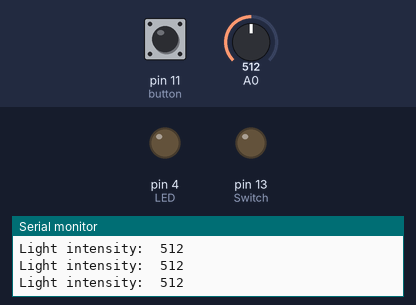
Bench run of a sketch on a simulated Arduino Uno, built with avr-gcc and run on an emulated ATmega328P. Shown: output pins drawn as LEDs (lit = HIGH), the last lines printed to the serial monitor. The inputs (shaded band) are chosen by the test bench; at power-on: pin 11 (button) HIGH, A0 = 512.

Above: at 1.3 s.
1.4 s: pin 11 (button) pulled LOW for 0.65 s
At 1.9 s:
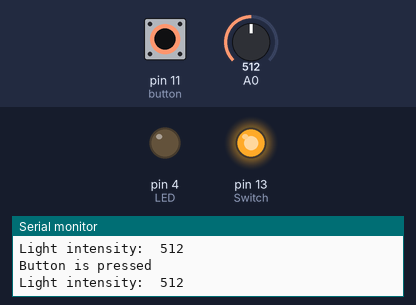
3.8 s: A0 set to 52
5.3 s: A0 set to 46
At 6.6 s:
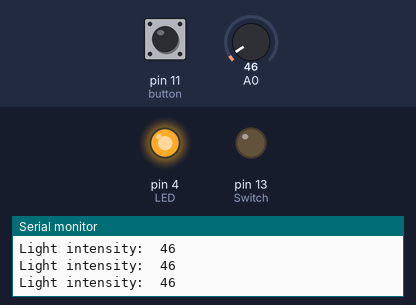
6.9 s: pin 11 (button) pulled LOW for 1 s
At 7.6 s:
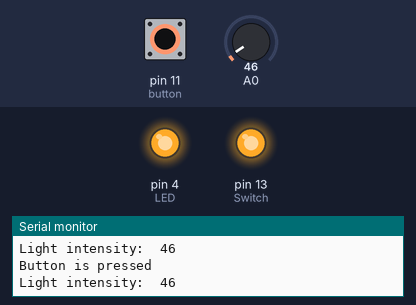
9.9 s: pin 11 (button) pulled LOW for 3.2 s
At 14.1 s:
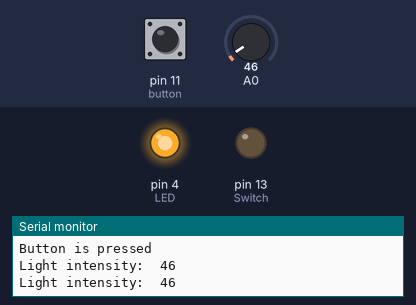
15.1 s: A0 set to 122
At 16.2 s:
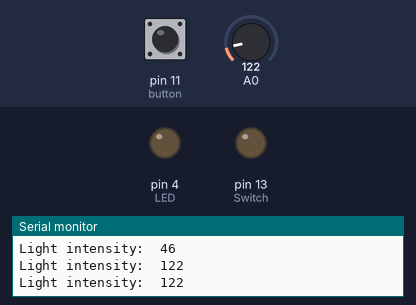
Timing chart, 0 to 17.7 s (numbered marks = the images above; inputs shaded):
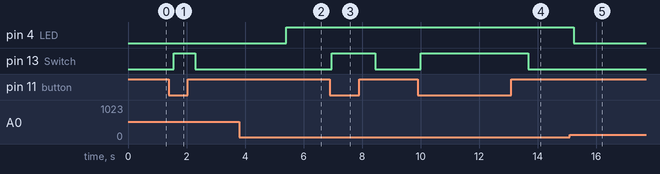

The sketch:

uart.ino
```cpp
#if !defined(__AVR_ATmega328P__)
#include <avr/iom328p.h>
#endif

#include "Uart.h"

#define _BV(bit) (1 << (bit))
#define bit_is_set(sfr, bit) (_SFR_BYTE(sfr) & _BV(bit))
#define bit_is_clear(sfr, bit) (!(_SFR_BYTE(sfr) & _BV(bit)))
#define loop_until_bit_is_set(sfr, bit) do { } while (bit_is_clear(sfr, bit))
#define loop_until_bit_is_clear(sfr, bit) do { } while (bit_is_set(sfr, bit))


void Uart_Init(void) {

    Uart_SetBaudRate(9600);

    /* Enable USART transmitter/receiver */
    UCSR0B = (1 << TXEN0) | (1 << RXEN0);

    /* 8 data bits, 1 stop bit */
    UCSR0C = (1 << UCSZ01) | (1 << UCSZ00);
}

void Uart_SetBaudRate(unsigned short BuadRate)
{
    unsigned short UBBR = ( (F_CPU / 16) /  BuadRate ) - 1;
    UBRR0L = (UBBR & 0xFF);
    UBRR0H = (( UBBR >> 8 ) & 0xFF);
}


void Uart_SendChar(unsigned char DataByte)
{
    // Wait until Write buffer is empty
    while ( ! (UCSR0A & ( 1 << UDRE0)) );
    UDR0 = DataByte;
}

unsigned char Uart_ReadData(void) {
    // Wait until data is received
    while ( ! (UCSR0A & ( 1 << RXC0)) );
    return UDR0;
}

void Uart_SendString(const char DataString[], unsigned char Size){
    int i;
    for (i=0; DataString[i]; i++)
    {
        Uart_SendChar(DataString[i]);
    }
}
```

App.ino
```cpp
#include <avr/io.h>
#include <util/delay.h>
#include "uart.h"
#include "adc.h"

int main(void){
  init();
  unsigned char buffer[4] ;                          // Creating an array to be used later on in the itoa function
  while(1)
  {
    int ldr_value = Adc_ReadChannel(0);              // Reading the LDR value

    // Light detecting

    if(ldr_value < 50){                              // If there is no light on the LDR (more sensitve to light)
      PORTD = PORTD | (1 << 4);                      // LED stays turned on

    }
    else{
      PORTD &= ~(1 << 4);                            // LED turns off
    }

    // Using the button to control the light detection sensitivity

    if((PINB & (1 << 3))!= 0)                        // if button not pressed
    {
      PORTB = PORTB & ~(1 << 5);                     // Switch OFF LED to indicate that the button is not pressed

    }
    else{
      if(ldr_value < 300){                           // If there is no light on the LDR (less sesitive to light)
        PORTD = PORTD | (1 << 4);                    // LED stays turned on
        }
      else{
      PORTD &= ~(1 << 4);                            // LED turns off
      }


      PORTB = PORTB | (1 << 5);                      // Switch ON LED to indicate the button is pressed

      // Sending message to indicate the button is pressed

      Uart_SendChar('B' );
      Uart_SendChar('u');
      Uart_SendChar('t');
      Uart_SendChar('t');
      Uart_SendChar('o');
      Uart_SendChar('n');
      Uart_SendChar(' ');
      Uart_SendChar('i');
      Uart_SendChar('s');
      Uart_SendChar(' ');
      Uart_SendChar('p');
      Uart_SendChar('r');
      Uart_SendChar('e');
      Uart_SendChar('s');
      Uart_SendChar('s');
      Uart_SendChar('e');
      Uart_SendChar('d');
      Uart_SendChar('\n');
      _delay_ms(200);

    }


      itoa(ldr_value, buffer, 10);                   //itoa function to covert numbers from the ldr_value to a string

      // Representing and showing the light intensity in numbers

      Uart_SendChar('L');
      Uart_SendChar('i');
      Uart_SendChar('g');
      Uart_SendChar('h');
      Uart_SendChar('t');
      Uart_SendChar(' ');
      Uart_SendChar('i');
      Uart_SendChar('n');
      Uart_SendChar('t');
      Uart_SendChar('e');
      Uart_SendChar('n');
      Uart_SendChar('s');
      Uart_SendChar('i');
      Uart_SendChar('t');
      Uart_SendChar('y');
      Uart_SendChar(':');
      Uart_SendChar('\t');
      Uart_SendString(buffer,3);
      Uart_SendChar('\n');
      _delay_ms(500);

  }

}

void init(){
  Uart_Init();
  Adc_Init();
  DDRC = 0x00;                // Make port C input
  DDRD = DDRD | (1 << 4);     // Make PD4 output


  DDRB = DDRB | (1 << 5);     // Make PB5 output
  DDRB = DDRB & ~(1 << 3);    // Make PB3 input
  PORTB = PORTB | (1 << 3);   // Activate pull up resistance

}
```

adc.h
```cpp
#ifndef __ADC__
#define __ADC__

void Adc_Init(void);

unsigned short Adc_ReadChannel(unsigned char channel);

#endif
```

adc.ino
```cpp
#include "Adc.h"

void Adc_Init(void)
{
    // AREF = AVcc
    ADMUX = (1<<REFS0);

    // ADC Enable and prescaler of 128
    // 16000000/128 = 125000
    ADCSRA = (1<<ADEN)|(1<<ADPS2)|(1<<ADPS1)|(1<<ADPS0);
}

unsigned short Adc_ReadChannel(unsigned char ch)
{

  // select the corresponding channel 0~7
  // ANDing with ’7′ will always keep the value
  // of ‘ch’ between 0 and 7
  ch &= 0b00000111;  // AND operation with 7
  ADMUX = (ADMUX & 0xF8)|ch; // clears the bottom 3 bits before ORing

  // start single convertion
  // write ’1′ to ADSC
  ADCSRA |= (1<<ADSC);

  // wait for conversion to complete
  // ADSC becomes ’0′ again
  // till then, run loop continuously
  while(ADCSRA & (1<<ADSC));

  return (ADC);

}
```

uart.h
```cpp
#ifndef __UART__
#define __UART__

void Uart_Init(void);

void Uart_SetBaudRate(unsigned short BuadRate);

void Uart_SendChar(unsigned char DataByte);

unsigned char Uart_IsDataAvailable(void);

unsigned char Uart_ReadData();

void Uart_SendString(unsigned char DataString[]);

#endif
```

Dio.ino
```cpp
#include <avr/io.h>

#define SetBit(Reg,Pin) (Reg|=(1<<Pin))
#define ClearBit(Reg,Pin) (Reg&=~(1<<Pin))
#define GetBit(Reg,Pin) (Reg&(1<<Pin))

void Dio_SetPinDirection(unsigned char DDRX,unsigned char Pin,unsigned char Direction){
  switch(DDRX)
  {
     case'B':
     if(Direction==1)
     {
       SetBit(DDRB,Pin);
     }
     else{
       ClearBit(DDRB,Pin);
     }
      break;
        case'C':
     if(Direction==1)
     {
       SetBit(DDRC,Pin);
     }
     else{
       ClearBit(DDRC,Pin);
     }
      break;
      case'D':
     if(Direction==1)
     {
       SetBit(DDRD,Pin);
     }
     else{
       ClearBit(DDRD,Pin);
     }
      break;
  }
}

void Dio_SetPortDirection(unsigned char PORTX,unsigned char Pin,unsigned char Direction){
  switch(PORTX)
  {
     case'B':
     if(Direction==1)
     {
       SetBit(PORTB,Pin);
     }
     else{
       ClearBit(PORTB,Pin);
     }
      break;
        case'C':
     if(Direction==1)
     {
       SetBit(PORTC,Pin);
     }
     else{
       ClearBit(PORTC,Pin);
     }
      break;
      case'D':
     if(Direction==1)
     {
       SetBit(PORTD,Pin);
     }
     else{
       ClearBit(PORTD,Pin);
     }
      break;
  }
}
unsigned char Dio_GetPinState(unsigned char Port,unsigned char pin){
  int bitval;
  switch(Port)
  {
     case 'B':
     bitval = GetBit(PORTB,pin);
     break;
     case 'C':
     bitval = GetBit(PORTC,pin);
     break;
     case 'D':
     bitval = GetBit(PORTD,pin);
     break;
  }
}
```

Measured:
- the behaviour switches between 50 and 49 on A0 (found by bisection; images 1 and 2)
- after the input at 1.4 s, pin 13 (Switch): LOW → HIGH after 0.16 s, → LOW 0.74 s later
- after the input at 5.3 s, pin 4 (LED): LOW → HIGH after 0.11 s
- after the input at 6.9 s, pin 13 (Switch): LOW → HIGH after 0.07 s, → LOW 1.5 s later
- after the input at 9.9 s, pin 13 (Switch): LOW → HIGH after 0.10 s, → LOW 3.7 s later
- after the input at 15.1 s, pin 4 (LED): HIGH → LOW after 0.13 s
